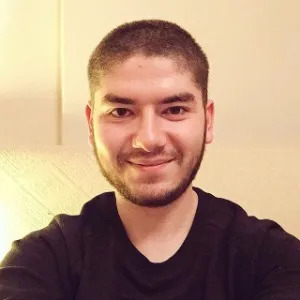
#> input picture data/faces/Atakan/atakan3.jpg, 300 x 300 px, given in place of doga.mp4, which was not available
$ python video_analysis.py
#> lines starting #> are read from the running program, lines starting #| are printed output that depends on the picture; long printed decimals are rounded; pictures that were not available may be replaced by others from this repository, and a replacement may not be noted
### controller/face/face_recognition_service.py
# controller/face_recognition_service.py

import cv2
import numpy as np
import os
from pathlib import Path

class FaceRecognitionService:
    def __init__(self):
        # Proje kökünü __file__ ila bul
        file_path   = Path(__file__).resolve()
        project_root = file_path.parent.parent.parent

        # Yüz fotoğrafları: data/faces/{kişi}/...
        self.data_path = project_root / "data" / "faces"

        # Cascade yükle
        self.face_detector = cv2.CascadeClassifier(
            cv2.data.haarcascades + "haarcascade_frontalface_default.xml"
        )
        # LBPH tanıyıcı oluştur
        self.recognizer = cv2.face.LBPHFaceRecognizer_create()

        # Eğitim sonrası tutulacak harita
        self.label_map = {}

    def train_model(self):
        """
        Her çağrıda data/faces altındaki tüm kişi klasörlerindeki
        JPG/PNG dosyalarından modeli eğitir. Dosyaya yazma yok.
        """
        images, labels = [], []
        self.label_map.clear()
        current_label = 0

        if not self.data_path.exists():
            return False

        for person_dir in self.data_path.iterdir():
            if not person_dir.is_dir():
                continue
            current_label += 1
            self.label_map[current_label] = person_dir.name

            for img_path in person_dir.glob("*"):
                if img_path.suffix.lower() not in (".jpg", ".jpeg", ".png"):
                    continue
                # Byte’dan görüntüye
                data = img_path.read_bytes()
                nparr = np.frombuffer(data, np.uint8)
                img = cv2.imdecode(nparr, cv2.IMREAD_GRAYSCALE)
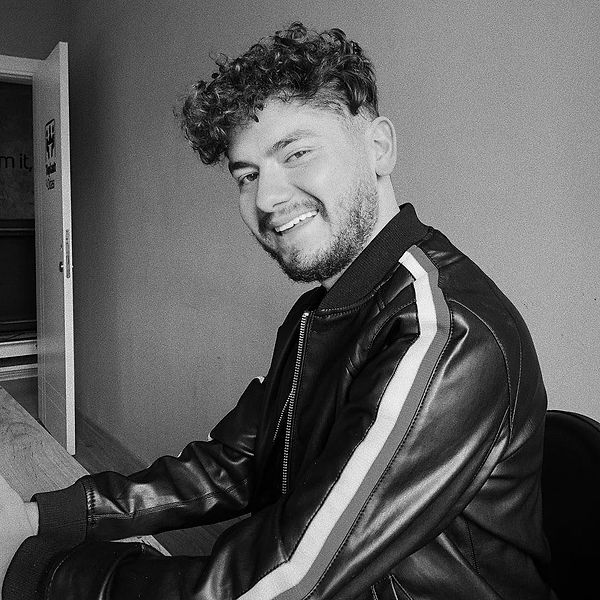
#> img: shape (600, 600); min 0, max 255, mean 91.9
                if img is None:
                    continue
                faces = self.face_detector.detectMultiScale(img, 1.1, 4)
#> faces = ()
                if len(faces) == 0:
                    continue
                x,y,w,h = faces[0]
                face = cv2.resize(img[y:y+h, x:x+w], (100, 100))
                images.append(face)
                labels.append(current_label)

        if not images:
            return False

        # Eğit
        self.recognizer.train(images, np.array(labels))

        print(f"[EĞİTİM TAMAMLANDI] label_map: {self.label_map}")

        return True

    def recognize(self, image_bytes):
        """
        Verilen JPG/PNG byte dizisinden yüzü tespit eder,
        modelle tahmin yapar ve kişi adını döner.
        """
        # Görüntü decode
        nparr = np.frombuffer(image_bytes, np.uint8)
        img = cv2.imdecode(nparr, cv2.IMREAD_GRAYSCALE)
        if img is None:
            return None

        faces = self.face_detector.detectMultiScale(img, 1.1, 4)
        if len(faces) == 0:
            return None

        x,y,w,h = faces[0]
        face = cv2.resize(img[y:y+h, x:x+w], (100, 100))

        try:
            label, confidence = self.recognizer.predict(face)
            print(f"➡️ Predict sonucu: label={label}, confidence={confidence}")
            print(f"➡️ Haritadaki isim: {self.label_map.get(label)}")
        except Exception:
            return None

        # Eşik kontrolü: low distance = high confidence
        if label > 0 and confidence < 200:
            return self.label_map.get(label)
        return None

### controller/video/youtube_video_analysis.py
import cv2
from controller.face.face_recognition_service import FaceRecognitionService

def analyze_video(video_path):
    svc = FaceRecognitionService()
    if not svc.train_model():
        print("Model eğitilemedi.")
        return []

    cap = cv2.VideoCapture(video_path)
    fps = cap.get(cv2.CAP_PROP_FPS)
    counts = {}

    face_cascade = cv2.CascadeClassifier(
        cv2.data.haarcascades + 'haarcascade_frontalface_default.xml'
    )

    while True:
        ret, frame = cap.read()
#> frame is the input picture: shape (300, 300, 3); mean B, G, R 123.7, 147.1, 177.8
        if not ret:
            break

        gray = cv2.cvtColor(frame, cv2.COLOR_BGR2GRAY)
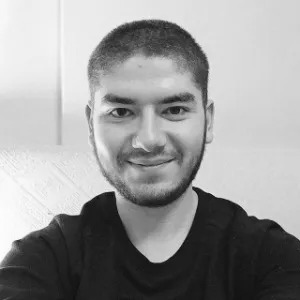
#> gray: shape (300, 300); min 10, max 255, mean 153.6
        faces = face_cascade.detectMultiScale(gray, 1.1, 4)
#> faces = [[78, 55, 146, 146]]

        print(f"[KARE] {len(faces)} yüz bulundu")
#| [KARE] 1 yüz bulundu

        for (x, y, w, h) in faces:
            face_img = gray[y:y+h, x:x+w]
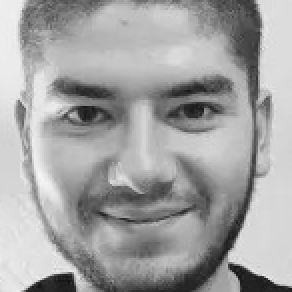
#> face_img: shape (146, 146) (shown 2 times larger); min 16, max 246, mean 162.7
            resized = cv2.resize(face_img, (100, 100))
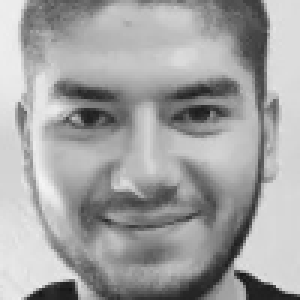
#> resized: shape (100, 100) (shown 3 times larger); min 20, max 244, mean 162.6
            _, buf = cv2.imencode('.jpg', resized)
#> buf = 4911 values, max 255 at index 0, min 0 at index 4, mean 128.4
            label = svc.recognize(buf.tobytes())
#> in recognize, `faces = self.face_detector.detectMultiScale(img, 1.1, 4)`: faces = [[6, 5, 87, 87]]
#> in recognize, `x,y,w,h = faces[0]`: x = 6; y = 5; w = 87
#> in recognize, `face = cv2.resize(img[y:y+h, x:x+w], (100, 100))`:
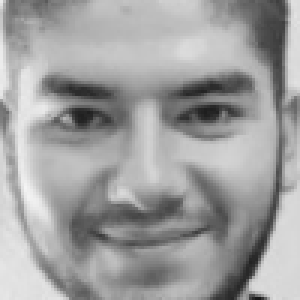
#> face: shape (100, 100) (shown 3 times larger); min 25, max 244, mean 159.3
#> in recognize, `label, confidence = self.recognizer.predict(face)`: label = 1; confidence = 73.95
#| ➡️ Predict sonucu: label=1, confidence=73.951
#| ➡️ Haritadaki isim: Atakan
#> label = 'Atakan'
            if label:
                counts[label] = counts.get(label, 0) + 1

    cap.release()

    results = [f"{person}: {count / fps:.1f} saniye" for person, count in counts.items()]
    return results

### ui/video_analysis.py
# ui/video_analysis.py

from controller.video.youtube_video_analysis import analyze_video
from tkinter import messagebox

def video_analysis():
    try:
        video_path = "data/videos/doga.mp4"  # Videonun yolu
        results = analyze_video(video_path)    # Liste olarak dönecek
        if results:
            messagebox.showinfo("Tanıma Sonuçları", "\n".join(results))
        else:
            messagebox.showwarning("Sonuç", "Hiçbir yüz tanınamadı.")
    except Exception as e:
        messagebox.showerror("Hata", f"Video analiz sırasında hata oluştu:\n{e}")

if __name__ == "__main__":
    video_analysis()

$ run again, on data/faces/Atakan/atakan4.jpg
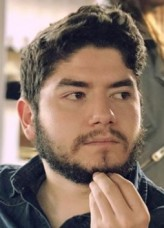
#> input picture data/faces/Atakan/atakan4.jpg, 164 x 228 px, given in place of doga.mp4, which was not available
#> in train_model, `img = cv2.imdecode(nparr, cv2.IMREAD_GRAYSCALE)`:
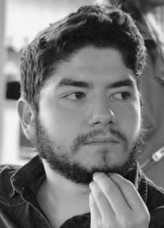
#> img: shape (228, 164); min 5, max 249, mean 121
#> in train_model, `faces = self.face_detector.detectMultiScale(img, 1.1, 4)`: faces = [[42, 52, 108, 108]]
#> in train_model, `x,y,w,h = faces[0]`: x = 42; y = 52; w = 108
#> in analyze_video, frame is the input picture: shape (228, 164, 3); mean B, G, R 103.2, 116.1, 137.4
#> in analyze_video, `faces = face_cascade.detectMultiScale(gray, 1.1, 4)`: faces = [[42, 52, 108, 108]]
#| [KARE] 1 yüz bulundu
#> buf = 3948 values, max 255 at index 0, min 0 at index 4, mean 128.4
#> in recognize, `faces = self.face_detector.detectMultiScale(img, 1.1, 4)`: faces = [[3, 6, 93, 93]]
#> in recognize, `x,y,w,h = faces[0]`: x = 3; y = 6; w = 93
#> in recognize, `face = cv2.resize(img[y:y+h, x:x+w], (100, 100))`:
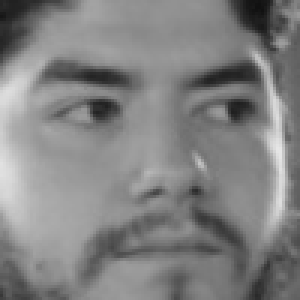
#> face: shape (100, 100) (shown 3 times larger); min 17, max 230, mean 129.9
#> in recognize, `label, confidence = self.recognizer.predict(face)`: label = 1; confidence = 57.62
#| ➡️ Predict sonucu: label=1, confidence=57.621
#| ➡️ Haritadaki isim: Atakan
#> in analyze_video, `label = svc.recognize(buf.tobytes())`: label = 'Atakan'

$ run again, on data/faces/Atakan/atakan5.jpg
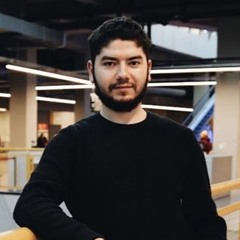
#> input picture data/faces/Atakan/atakan5.jpg, 240 x 240 px, given in place of doga.mp4, which was not available
#> in train_model, `img = cv2.imdecode(nparr, cv2.IMREAD_GRAYSCALE)`:
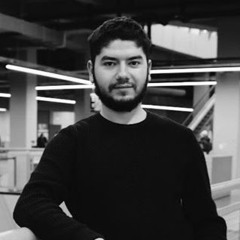
#> img: shape (240, 240); min 0, max 255, mean 67.4
#> in train_model, `faces = self.face_detector.detectMultiScale(img, 1.1, 4)`: faces = [[92, 40, 61, 61]]
#> in train_model, `x,y,w,h = faces[0]`: x = 92; y = 40; w = 61
#> in analyze_video, frame is the input picture: shape (240, 240, 3); mean B, G, R 63.1, 66.3, 71.4
#> in analyze_video, `faces = face_cascade.detectMultiScale(gray, 1.1, 4)`: faces = [[92, 40, 61, 61]]
#| [KARE] 1 yüz bulundu
#> buf = 3993 values, max 255 at index 0, min 0 at index 4, mean 132.2
#> in recognize, `faces = self.face_detector.detectMultiScale(img, 1.1, 4)`: faces = [[7, 5, 86, 86]]
#> in recognize, `x,y,w,h = faces[0]`: x = 7; y = 5; w = 86
#> in recognize, `face = cv2.resize(img[y:y+h, x:x+w], (100, 100))`:
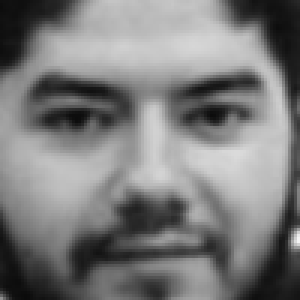
#> face: shape (100, 100) (shown 3 times larger); min 11, max 244, mean 123.6
#> in recognize, `label, confidence = self.recognizer.predict(face)`: label = 1; confidence = 70.78
#| ➡️ Predict sonucu: label=1, confidence=70.781
#| ➡️ Haritadaki isim: Atakan
#> in analyze_video, `label = svc.recognize(buf.tobytes())`: label = 'Atakan'

$ run again, on data/faces/Atakan/atakan6.jpg
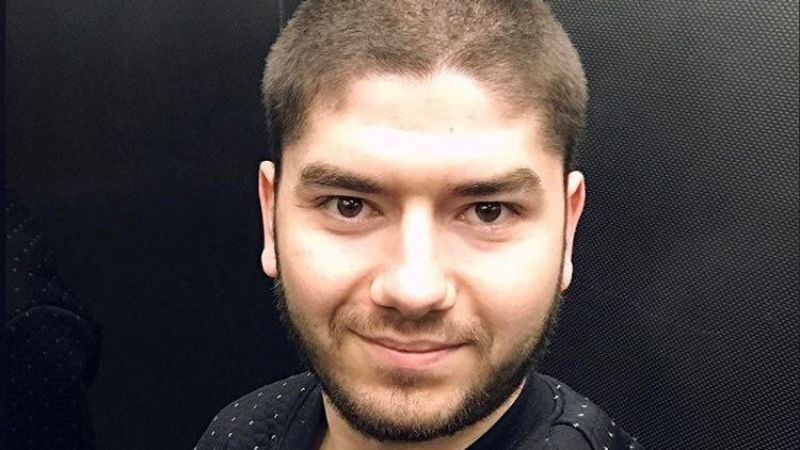
#> input picture data/faces/Atakan/atakan6.jpg, 800 x 450 px, given in place of doga.mp4, which was not available
#> in train_model, `faces = self.face_detector.detectMultiScale(img, 1.1, 4)`: faces = [[236, 73, 346, 346]]
#> in train_model, `x,y,w,h = faces[0]`: x = 236; y = 73; w = 346
#> in analyze_video, frame is the input picture: shape (450, 800, 3); mean B, G, R 72.9, 75.7, 85.7
#> in analyze_video, `faces = face_cascade.detectMultiScale(gray, 1.1, 4)`: faces = [[238, 73, 345, 345]]
#| [KARE] 1 yüz bulundu
#> in analyze_video, `resized = cv2.resize(face_img, (100, 100))`:
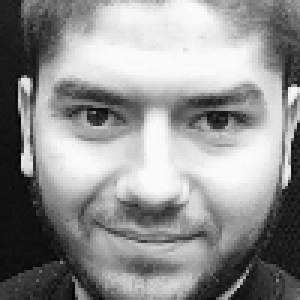
#> resized: shape (100, 100) (shown 3 times larger); min 4, max 253, mean 145.1
#> buf = 5836 values, max 255 at index 0, min 0 at index 4, mean 128
#> in recognize, `faces = self.face_detector.detectMultiScale(img, 1.1, 4)`: faces = [[6, 7, 87, 87]]
#> in recognize, `x,y,w,h = faces[0]`: x = 6; y = 7; w = 87
#> in recognize, `face = cv2.resize(img[y:y+h, x:x+w], (100, 100))`:
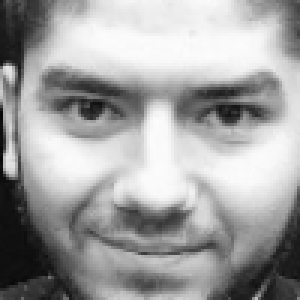
#> face: shape (100, 100) (shown 3 times larger); min 8, max 252, mean 161.5
#> in recognize, `label, confidence = self.recognizer.predict(face)`: label = 1; confidence = 83.88
#| ➡️ Predict sonucu: label=1, confidence=83.883
#| ➡️ Haritadaki isim: Atakan
#> in analyze_video, `label = svc.recognize(buf.tobytes())`: label = 'Atakan'
